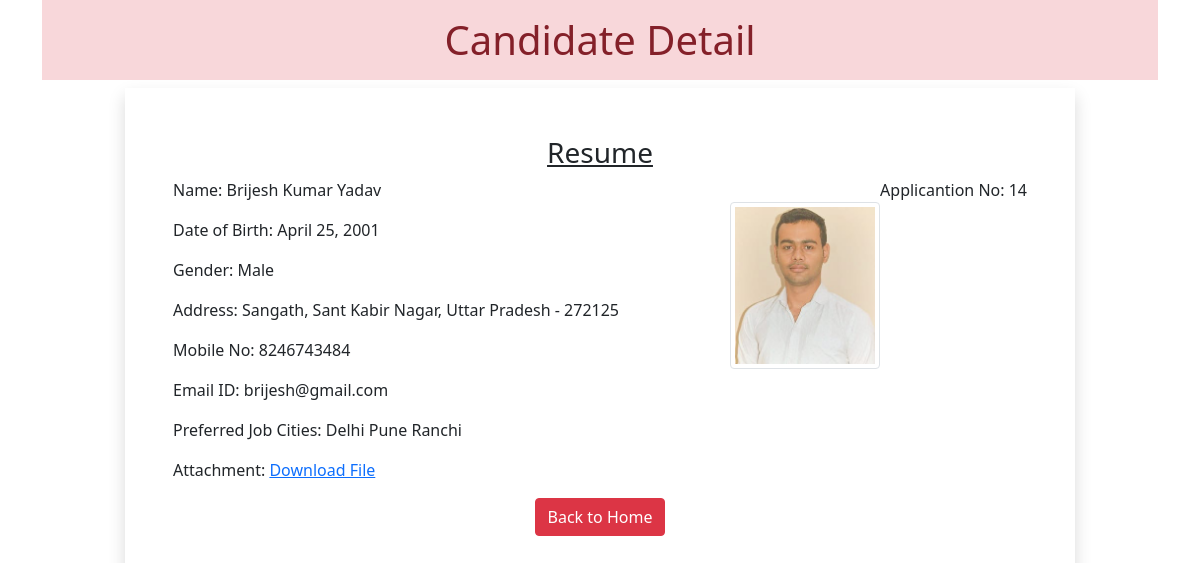
The page /14 on the database its author committed.
### myapp/models.py (models this page shows)
class Resume(models.Model):
 name = models.CharField(max_length=100)
 dob = models.DateField(auto_now=False, auto_now_add=False)
 gender = models.CharField(max_length=100)
 locality = models.CharField(max_length=100)
 city = models.CharField(max_length=100)
 pin = models.PositiveIntegerField()
 state = models.CharField(choices=STATE_CHOICE, max_length=50)
 mobile = models.PositiveIntegerField()
 email = models.EmailField()
 job_city = models.CharField(max_length=50)
 profile_image = models.ImageField(upload_to='profileimg', blank=True)
 my_file = models.FileField(upload_to='doc', blank=True)

### myapp/views.py (the view)
# urls.py: path('<int:pk>', views.CandidateView.as_view(), name='candidate')
class CandidateView(View):
 def get(self, request, pk):
  candidate = Resume.objects.get(pk=pk)
  return render(request, 'myapp/candidate.html', {'candidate':candidate})

### myapp/templatetags/myfilter.py (called while the page is built)
@register.filter(name='remove_special')
def remove_chars(value, arg):
 print("Arg", arg)
 print("Value:", value)
 for character in arg:
  print(character)
  value = value.replace(character, "")
 return value

### myapp/templates/myapp/candidate.html (shortened to what this page needs)
<!DOCTYPE html>
{% load myfilter %}
<html lang="en">
<head>
  <link href="https://cdn.jsdelivr.net/npm/bootstrap@5.0.0-beta2/dist/css/bootstrap.min.css" rel="stylesheet">
</head>
<body>
  <div class="container">
   <h1 class="alert-danger text-center p-3">Candidate Detail</h1>
   <div class="row">
    <div class="col-sm-10 shadow p-5 offset-sm-1">
     <h3 class="text-center"><u>Resume</u></h3>
     <p class="float-end">Applicantion No: {{candidate.id}}</p>
     <img src="{{candidate.profile_image.url}}" alt="" class="img-fluid img-thumbnail float-end mt-4" width="150" height="150">
     <p>Name: {{candidate.name}}</p>
     <p>Date of Birth: {{candidate.dob}}</p>
     <p>Gender: {{candidate.gender}}</p>
     <p>Address: {{candidate.locality}}, {{candidate.city}}, {{candidate.state}} - {{candidate.pin}}</p>
     <p>Mobile No: {{candidate.mobile}}</p>
     <p>Email ID: {{candidate.email}}</p>
     <p>Preferred Job Cities: {{candidate.job_city|remove_special:"[]',"}}</p>
     <p>Attachment: <a href="{{candidate.my_file.url}}">Download File</a></p>
    <div class="text-center">
     <a href="/" class="btn btn-danger">Back to Home</a>
    </div>
    </div>
   </div>
  </div>
</body>
</html>

### rows shown on the page
Resume: id "14", profile_image (picture), name "Brijesh Kumar Yadav", dob "April 25, 2001", gender "Male", locality "Sangath", city "Sant Kabir Nagar", state "Uttar Pradesh", pin "272125", mobile "8246743484", email "brijesh@gmail.com", job_city|remove_special "Delhi Pune Ranchi"
